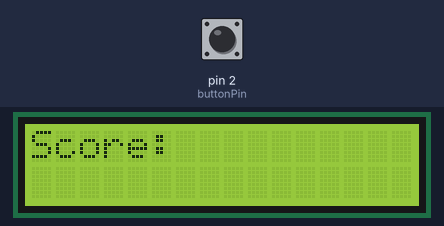
The sketch below on a simulated Arduino Uno, built with avr-gcc and run on an emulated ATmega328P. Parts: 16×2 character LCD. The inputs (shaded band) are chosen by the test bench; at power-on: pin 2 (buttonPin) HIGH.

Above: at 1.2 s.
1.3 s: pin 2 (buttonPin) pulled LOW for 0.15 s
At 1.9 s:
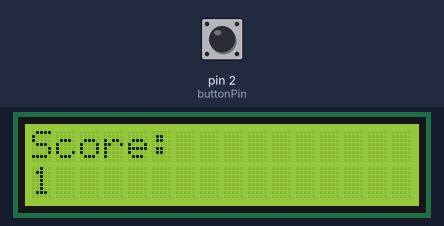
2.9 s: pin 2 (buttonPin) pulled LOW for 1 s
At 4.3 s:
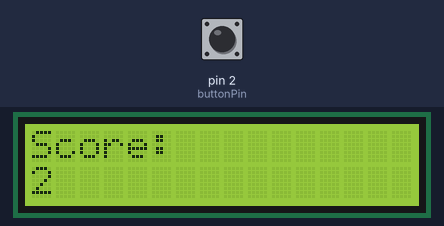
5.4 s: pin 2 (buttonPin) pulled LOW for 0.15 s
At 6.2 s:
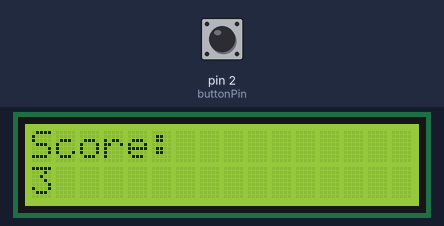
7.0 s: pin 2 (buttonPin) pulled LOW for 1 s
At 7.4 s:
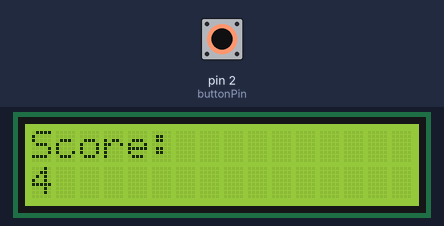
Timing chart, 0 to 10.0 s (numbered marks = the images above; inputs shaded):
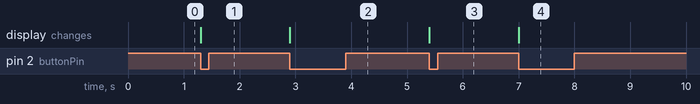

Measured:
- after the input at 1.3 s, the display: changes at once (image 1)
- after the input at 2.9 s, the display: changes at once (image 2)
- after the input at 5.4 s, the display: changes at once (image 3)
- after the input at 7.0 s, the display: changes at once (image 4)

The sketch:

ButtonCounter.ino
```cpp
#include <Wire.h>
#include <LiquidCrystal_I2C.h>

LiquidCrystal_I2C lcd(0x27,  16, 2);


int buttonPin = 2;
int repeatCheck;
int counter = 0;
int buttonReading;

void setup() {
  lcd.init();
  lcd.backlight();
  lcd.setCursor(0, 0);
  lcd.print("Score:");
  pinMode(buttonPin, INPUT_PULLUP);
}

void loop() {
  buttonReading = digitalRead(buttonPin);
  if (buttonReading != repeatCheck)
  {
    if (buttonReading == LOW)
    {
      counter++;
      lcd.setCursor(0, 1);
      lcd.print(counter);
    }
    delay(50);
  }
  repeatCheck = buttonReading;
}
```
